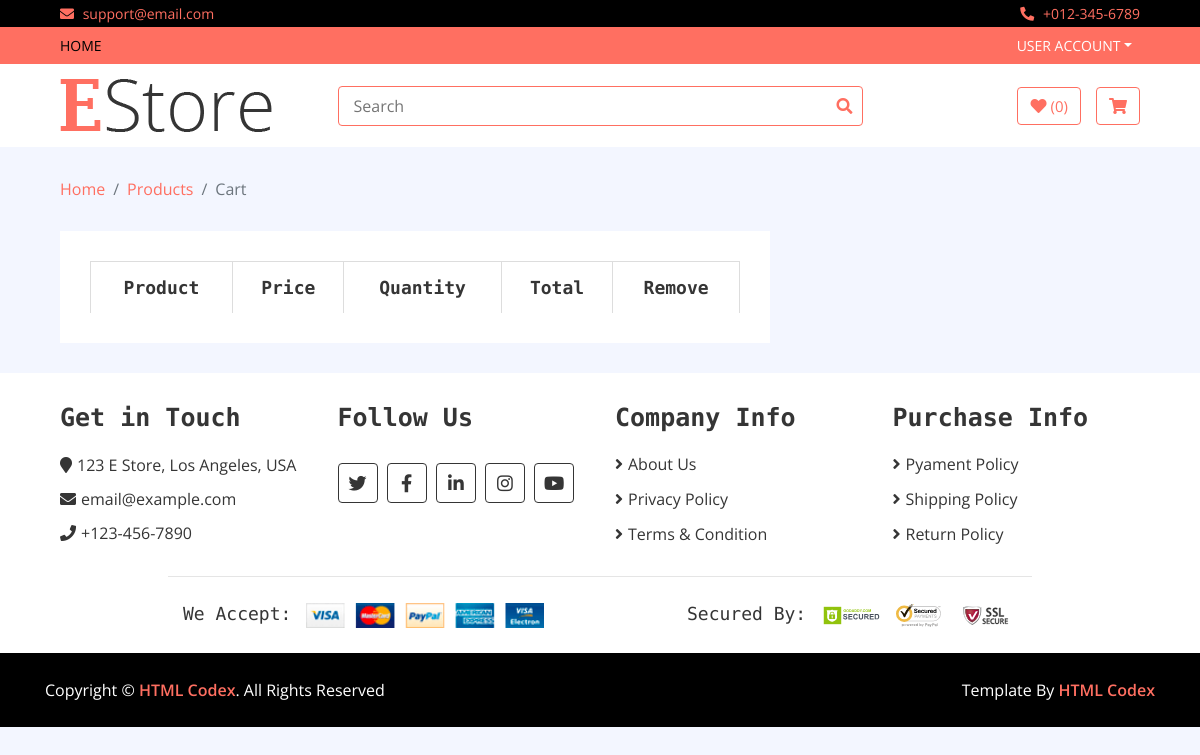
The app's page /my_cart, older data.
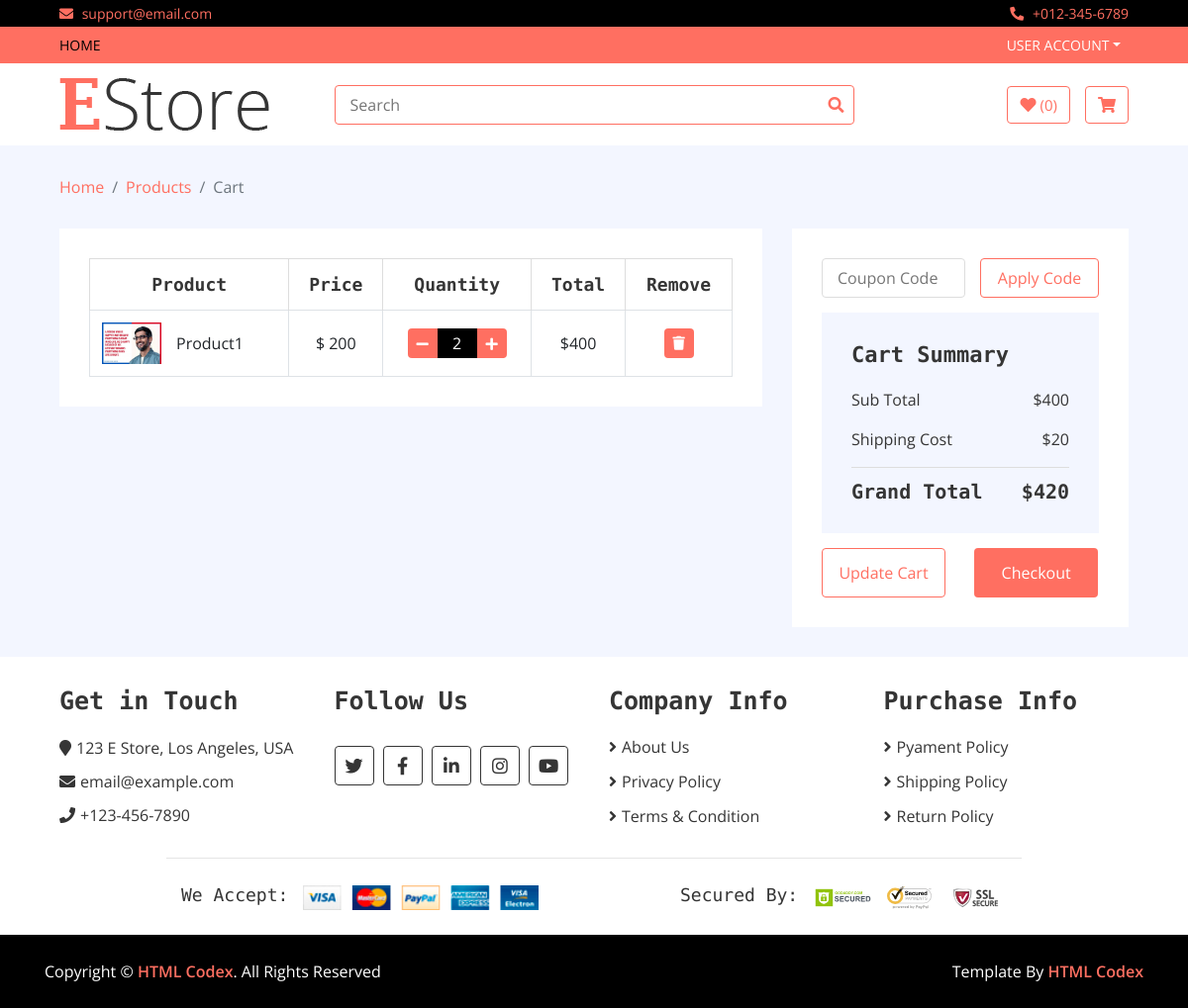
The same page, newer data.
### home/models.py (models this page shows, shortened)
class Cart(models.Model):
    username = models.CharField(max_length=300)
    slug  = models.CharField(max_length= 300)
    quantity = models.IntegerField(default = 1)
    total = models.IntegerField()
    items = models.ForeignKey(Product,on_delete=models.CASCADE)
    checkout = models.BooleanField(default=False)

class Product(models.Model):
    name = models.CharField(max_length= 400)
    slug = models.CharField(max_length=500,unique = True)
    price = models.IntegerField()
    discounted_price = models.IntegerField()
    image = models.ImageField(upload_to='media')
    description = models.TextField(blank = True)
    category = models.ForeignKey(Category,on_delete=models.CASCADE)
    subcategory = models.ForeignKey(SubCategory, on_delete=models.CASCADE)
    brand = models.ForeignKey(Brand, on_delete=models.CASCADE)
    stock = models.CharField(choices = STOCK,max_length=50)
    labels = models.CharField(choices=LABELS,blank = True,max_length=50)

### home/views.py (the view)
# urls.py: path('my_cart', CartView.as_view(), name='my_cart'),
class CartView(BaseView):
    def get(self,request):
        self.my_view
        total = 0
        self.my_view['my_carts'] = Cart.objects.filter(username = request.user.username,checkout = False)
        for i in Cart.objects.filter(username = request.user.username,checkout = False):
            total = total + i.total
        self.my_view['all_total'] = total
        self.my_view['shipping'] = 20
        self.my_view['grand_total'] = self.my_view['all_total']+ self.my_view['shipping']
        return render(request,'cart.html',self.my_view)

### templates/cart.html
{% extends 'base.html' %}
{% load static %}
{% block content %}
<div class="breadcrumb-wrap">
            <div class="container-fluid">
                <ul class="breadcrumb">
                    <li class="breadcrumb-item"><a href="#">Home</a></li>
                    <li class="breadcrumb-item"><a href="#">Products</a></li>
                    <li class="breadcrumb-item active">Cart</li>
                </ul>
            </div>
        </div>
        <div class="cart-page">
            <div class="container-fluid">
                <div class="row">
                    <div class="col-lg-8">
                        <div class="cart-page-inner">
                            <div class="table-responsive">
                                <table class="table table-bordered">
                                    <thead class="thead-dark">
                                        <tr>
                                            <th>Product</th>
                                            <th>Price</th>
                                            <th>Quantity</th>
                                            <th>Total</th>
                                            <th>Remove</th>
                                        </tr>
                                    </thead>
                                    <tbody class="align-middle">
                                    {% for cart in my_carts %}
                                        <tr>
                                            <td>
                                                <div class="img">
                                                    <a href="#"><img src="{{cart.items.image.url}}" alt="Image"></a>
                                                    <p>{{cart.items.name}}</p>
                                                </div>
                                            </td>
                                            <td>${% if cart.items.discounted_price > 0 %}
                                            {{cart.items.discounted_price}}
                                            {% else %}
                                                {{cart.items.price}}
                                                {% endif%}
                                            </td>
                                            <td>
                                                <div class="qty">
                                                    <a href = "/remove_single_cart/{{cart.slug}}"><button class="btn-minus"><i class="fa fa-minus"></i></button></a>
                                                    <input type="text" value="{{cart.quantity}}">
                                                    <a href = "/cart/{{cart.slug}}"><button  class="btn-plus"><i class="fa fa-plus"></i></button></a>
                                                </div>
                                            </td>
                                            <td>${{cart.total}}</td>
                                            <td><a href = "/delete_cart/{{cart.slug}}"><button><i class="fa fa-trash"></i></button></a></td>
                                        </tr>
                                    {% endfor %}
                                    </tbody>
                                </table>
                            </div>
                        </div>
                    </div>
                    {% if all_total != 0 %}
                    <div class="col-lg-4">
                        <div class="cart-page-inner">
                            <div class="row">
                                <div class="col-md-12">
                                    <div class="coupon">
                                        <input type="text" placeholder="Coupon Code">
                                        <button>Apply Code</button>
                                    </div>
                                </div>
                                <div class="col-md-12">
                                    <div class="cart-summary">
                                        <div class="cart-content">
                                            <h1>Cart Summary</h1>
                                            <p>Sub Total<span>${{all_total}}</span></p>
                                            <p>Shipping Cost<span>${{shipping}}</span></p>
                                            <h2>Grand Total<span>${{grand_total}}</span></h2>
                                        </div>
                                        <div class="cart-btn">
                                            <button>Update Cart</button>
                                            <button>Checkout</button>
                                        </div>
                                    </div>
                                </div>
                            </div>
                        </div>
                    </div>
                    {% endif %}
                </div>
            </div>
        </div>
{% endblock %}

### templates/base.html (shortened to what this page needs)
<!DOCTYPE html>
{% load static %}
<html lang="en">
    <head>
        <link href="https://stackpath.bootstrapcdn.com/bootstrap/4.4.1/css/bootstrap.min.css" rel="stylesheet">
        <link href="https://cdnjs.cloudflare.com/ajax/libs/font-awesome/5.10.0/css/all.min.css" rel="stylesheet">
        <link href="{% static 'lib/slick/slick.css' %}" rel="stylesheet">
        <link href="{% static 'lib/slick/slick-theme.css' %}" rel="stylesheet">
        <link href="{% static 'css/style.css' %}" rel="stylesheet">
    </head>
    <body>
        <div class="top-bar">
            <div class="container-fluid">
                <div class="row">
                    <div class="col-sm-6">
                        <i class="fa fa-envelope"></i>
                        support@email.com
                    </div>
                    <div class="col-sm-6">
                        <i class="fa fa-phone-alt"></i>
                        +012-345-6789
                    </div>
                </div>
            </div>
        </div>
        <div class="nav">
            <div class="container-fluid">
                <nav class="navbar navbar-expand-md bg-dark navbar-dark">
                    <div class="collapse navbar-collapse justify-content-between" id="navbarCollapse">
                        <div class="navbar-nav mr-auto">
                            <a href="/" class="nav-item nav-link active">Home</a>
                        </div>
                            {% if user.is_authenticated %}
                            <div class="nav-item dropdown">
                                <a href="#" class="nav-link dropdown-toggle" data-toggle="dropdown">{{user.username}}</a>
                                <div class="dropdown-menu">
                                    <a href="/accounts/logout" class="dropdown-item">Logout</a>
                                </div>
                            </div>
                        {% else %}
                        <div class="nav-item dropdown">
                                <a href="#" class="nav-link dropdown-toggle" data-toggle="dropdown">User Account</a>
                            </div>
                        {% endif %}
                        </div>
                    </div>
            </div>
        <div class="bottom-bar">
            <div class="container-fluid">
                <div class="row align-items-center">
                    <div class="col-md-3">
                        <div class="logo">
                            <a href="index.html">
                                <img src="img/logo.png" alt="Logo">
                            </a>
                        </div>
                    </div>
                    <div class="col-md-6">
                        <form action = "/search" method = "GET">
                        <div class="search">
                            <input name = "query" type="text" placeholder="Search" required>
                            <button type = "submit"><i class="fa fa-search"></i></button>
                        </div>
                        </form>
                    </div>
                    <div class="col-md-3">
                        <div class="user">
                            <a href="wishlist.html" class="btn wishlist">
                                <i class="fa fa-heart"></i>
                                <span>(0)</span>
                            </a>
                            <a href="cart.html" class="btn cart">
                                <i class="fa fa-shopping-cart"></i>
                            </a>
                        </div>
                    </div>
                </div>
            </div>
        </div>
{% block content %}
{% endblock %}
        <div class="footer">
            <div class="container-fluid">
                <div class="row">
                    <div class="col-lg-3 col-md-6">
                        <div class="footer-widget">
                            <h2>Get in Touch</h2>
                            <div class="contact-info">
                                <p><i class="fa fa-map-marker"></i>123 E Store, Los Angeles, USA</p>
                                <p><i class="fa fa-envelope"></i>email@example.com</p>
                                <p><i class="fa fa-phone"></i>+123-456-7890</p>
                            </div>
                        </div>
                    </div>
                    <div class="col-lg-3 col-md-6">
                        <div class="footer-widget">
                            <h2>Follow Us</h2>
                            <div class="contact-info">
                                <div class="social">
                                    <a href=""><i class="fab fa-twitter"></i></a>
                                    <a href=""><i class="fab fa-facebook-f"></i></a>
                                    <a href=""><i class="fab fa-linkedin-in"></i></a>
                                    <a href=""><i class="fab fa-instagram"></i></a>
                                    <a href=""><i class="fab fa-youtube"></i></a>
                                </div>
                            </div>
                        </div>
                    </div>
                    <div class="col-lg-3 col-md-6">
                        <div class="footer-widget">
                            <h2>Company Info</h2>
                            <ul>
                                <li><a href="#">About Us</a></li>
                                <li><a href="#">Privacy Policy</a></li>
                                <li><a href="#">Terms & Condition</a></li>
                            </ul>
                        </div>
                    </div>
                    <div class="col-lg-3 col-md-6">
                        <div class="footer-widget">
                            <h2>Purchase Info</h2>
                            <ul>
                                <li><a href="#">Pyament Policy</a></li>
                                <li><a href="#">Shipping Policy</a></li>
                                <li><a href="#">Return Policy</a></li>
                            </ul>
                        </div>
                    </div>
                </div>
                <div class="row payment align-items-center">
                    <div class="col-md-6">
                        <div class="payment-method">
                            <h2>We Accept:</h2>
                            <img src="img/payment-method.png" alt="Payment Method" />
                        </div>
                    </div>
                    <div class="col-md-6">
                        <div class="payment-security">
                            <h2>Secured By:</h2>
                            <img src="img/godaddy.svg" alt="Payment Security" />
                            <img src="img/norton.svg" alt="Payment Security" />
                            <img src="img/ssl.svg" alt="Payment Security" />
                        </div>
                    </div>
                </div>
            </div>
        </div>
        <div class="footer-bottom">
            <div class="container">
                <div class="row">
                    <div class="col-md-6 copyright">
                        <p>Copyright &copy; <a href="https://htmlcodex.com">HTML Codex</a>. All Rights Reserved</p>
                    </div>
                    <div class="col-md-6 template-by">
                        <p>Template By <a href="https://htmlcodex.com">HTML Codex</a></p>
                    </div>
                </div>
            </div>
        </div>
    </body>
</html>

Row changes from the older to the newer data that the page shows:
added Cart: items.image (picture), items.name "Product1", items.price "200", quantity "2", total "400"
Text that changed along with them:
{{ all_total }}: (not shown) → "400"
{{ shipping }}: (not shown) → "20"
{{ grand_total }}: (not shown) → "420"
text now shown: "Apply Code Cart Summary Sub Total $ Shipping Cost $ Grand Total $ Update Cart Checkout"
